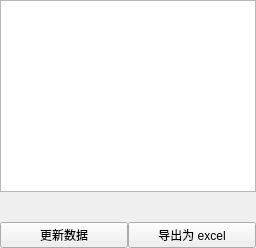
         <widget class="QWidget" name="allDataPage">
          <property name="sizePolicy">
           <sizepolicy hsizetype="Expanding" vsizetype="Expanding">
            <horstretch>0</horstretch>
            <verstretch>0</verstretch>
           </sizepolicy>
          </property>
          <layout class="QVBoxLayout" name="verticalLayout">
           <property name="spacing">
            <number>0</number>
           </property>
           <property name="leftMargin">
            <number>0</number>
           </property>
           <property name="topMargin">
            <number>0</number>
           </property>
           <property name="rightMargin">
            <number>0</number>
           </property>
           <property name="bottomMargin">
            <number>0</number>
           </property>
           <item>
            <widget class="QTableWidget" name="allDataTable">
             <property name="sizePolicy">
              <sizepolicy hsizetype="Expanding" vsizetype="Expanding">
               <horstretch>0</horstretch>
               <verstretch>0</verstretch>
              </sizepolicy>
             </property>
            </widget>
           </item>
           <item>
            <layout class="QHBoxLayout" name="horizontalLayout_2">
             <property name="topMargin">
              <number>30</number>
             </property>
             <item>
              <widget class="QPushButton" name="updateData">
               <property name="text">
                <string>更新数据</string>
               </property>
              </widget>
             </item>
             <item>
              <widget class="QPushButton" name="exportAllData">
               <property name="text">
                <string>导出为 excel</string>
               </property>
              </widget>
             </item>
            </layout>
           </item>
          </layout>
         </widget>
